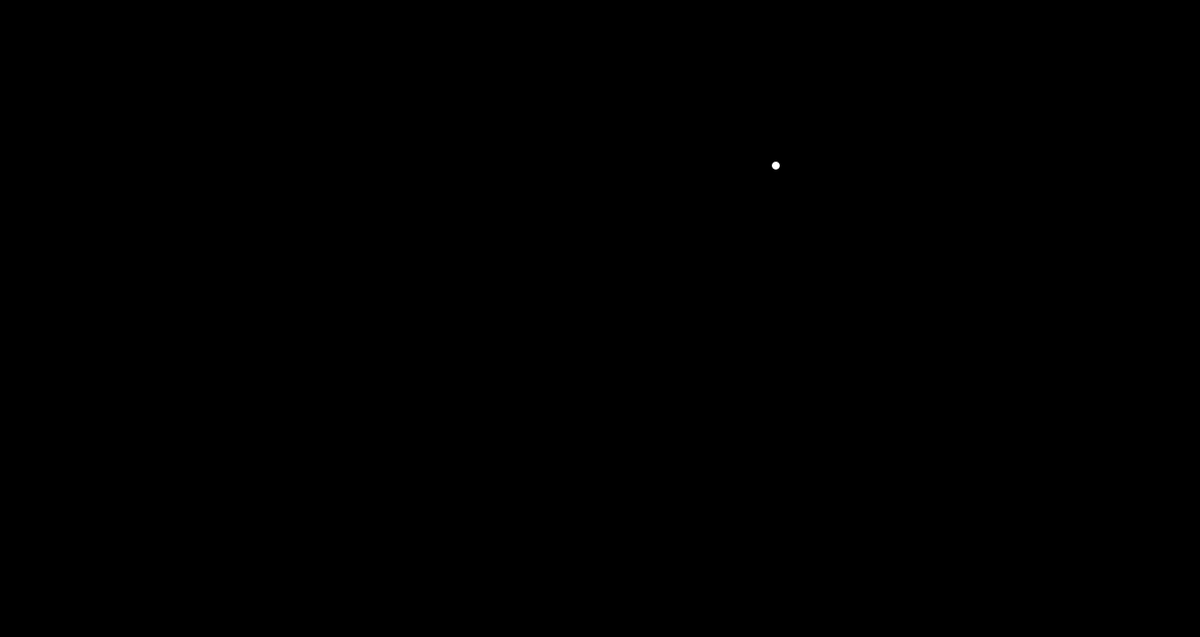
Frame 1 (no input)
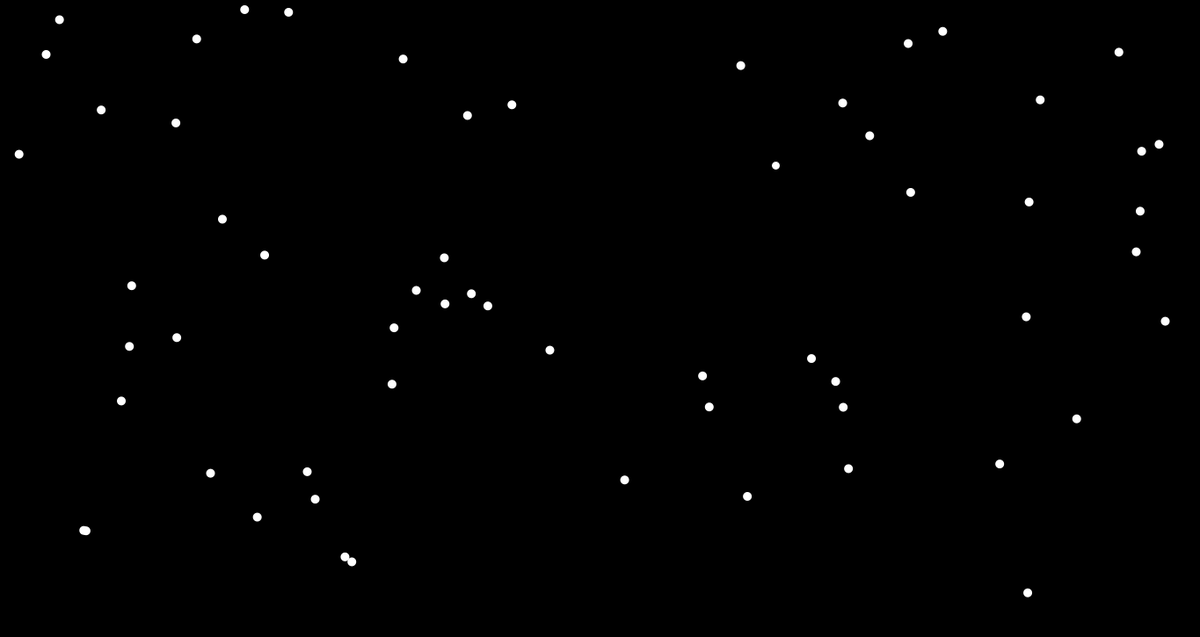
Frame 60 (the mouse pressed at the canvas centre just before this capture)
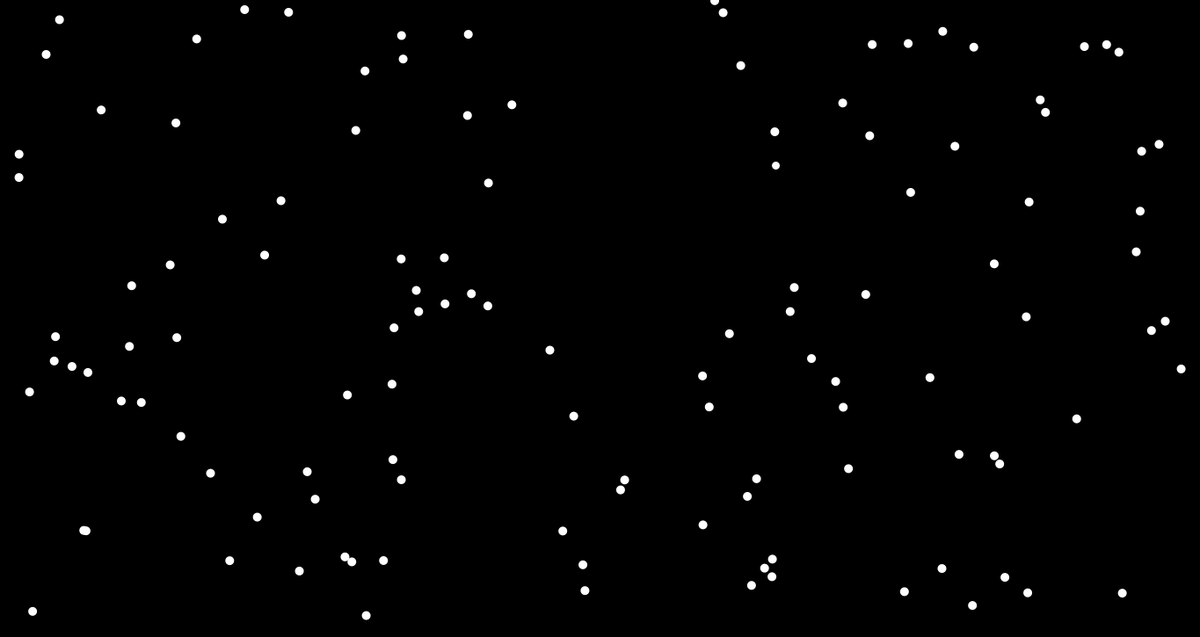
Frame 120 (the mouse held since frame 60 and released just before this capture)

The Processing sketch that drew these frames (run headless with seeded random() and noise(); from frame 60 on, the mouse is pressed at the canvas centre):

// Processing sketch: processing_148288
// ── processing_148288.pde

void setup()
{
  size(1365,725);
  background(0);
}
void draw()
{
  fill(255);
  ellipse(random(1365),random(725),10,10);
  noStroke();
}  
